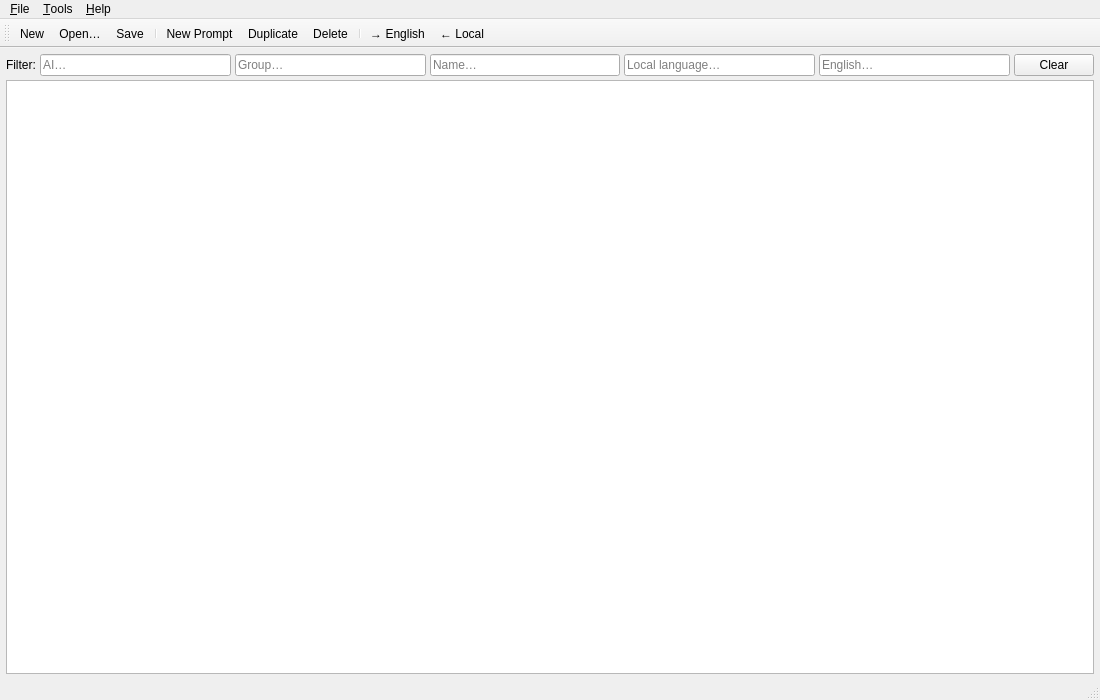
<?xml version="1.0" encoding="UTF-8"?>
<ui version="4.0">
 <class>MainWindow</class>
 <widget class="QMainWindow" name="MainWindow">
  <property name="geometry">
   <rect>
    <x>0</x>
    <y>0</y>
    <width>1100</width>
    <height>700</height>
   </rect>
  </property>
  <property name="windowTitle">
   <string>PBPrompt</string>
  </property>
  <widget class="QWidget" name="centralwidget">
   <layout class="QVBoxLayout" name="verticalLayout">
    <property name="spacing">
     <number>4</number>
    </property>
    <property name="leftMargin">
     <number>6</number>
    </property>
    <property name="topMargin">
     <number>6</number>
    </property>
    <property name="rightMargin">
     <number>6</number>
    </property>
    <property name="bottomMargin">
     <number>4</number>
    </property>
    <item>
     <layout class="QHBoxLayout" name="filterLayout">
      <property name="spacing">
       <number>4</number>
      </property>
      <item>
       <widget class="QLabel" name="filterLabel">
        <property name="text">
         <string>Filter:</string>
        </property>
        <property name="minimumWidth">
         <number>40</number>
        </property>
       </widget>
      </item>
      <item>
       <widget class="QLineEdit" name="filterAi">
        <property name="placeholderText">
         <string>AI…</string>
        </property>
        <property name="clearButtonEnabled">
         <bool>true</bool>
        </property>
       </widget>
      </item>
      <item>
       <widget class="QLineEdit" name="filterGroup">
        <property name="placeholderText">
         <string>Group…</string>
        </property>
        <property name="clearButtonEnabled">
         <bool>true</bool>
        </property>
       </widget>
      </item>
      <item>
       <widget class="QLineEdit" name="filterName">
        <property name="placeholderText">
         <string>Name…</string>
        </property>
        <property name="clearButtonEnabled">
         <bool>true</bool>
        </property>
       </widget>
      </item>
      <item>
       <widget class="QLineEdit" name="filterLocal">
        <property name="placeholderText">
         <string>Local language…</string>
        </property>
        <property name="clearButtonEnabled">
         <bool>true</bool>
        </property>
       </widget>
      </item>
      <item>
       <widget class="QLineEdit" name="filterEnglish">
        <property name="placeholderText">
         <string>English…</string>
        </property>
        <property name="clearButtonEnabled">
         <bool>true</bool>
        </property>
       </widget>
      </item>
      <item>
       <widget class="QPushButton" name="clearFiltersButton">
        <property name="text">
         <string>Clear</string>
        </property>
        <property name="maximumWidth">
         <number>60</number>
        </property>
        <property name="toolTip">
         <string>Clear all filters</string>
        </property>
       </widget>
      </item>
     </layout>
    </item>
    <item>
     <widget class="PromptTableView" name="tableView">
      <property name="selectionBehavior">
       <enum>QAbstractItemView::SelectRows</enum>
      </property>
      <property name="selectionMode">
       <enum>QAbstractItemView::ExtendedSelection</enum>
      </property>
      <property name="alternatingRowColors">
       <bool>true</bool>
      </property>
      <property name="sortingEnabled">
       <bool>false</bool>
      </property>
      <property name="wordWrap">
       <bool>false</bool>
      </property>
     </widget>
    </item>
   </layout>
  </widget>
  <widget class="QMenuBar" name="menubar">
   <property name="geometry">
    <rect>
     <x>0</x>
     <y>0</y>
     <width>1100</width>
     <height>24</height>
    </rect>
   </property>
   <widget class="QMenu" name="menuFile">
    <property name="title">
     <string>&amp;File</string>
    </property>
    <widget class="QMenu" name="menuRecentFiles">
     <property name="title">
      <string>Recent &amp;Files</string>
     </property>
    </widget>
    <widget class="QMenu" name="menuImportYaml">
     <property name="title">
      <string>Import &amp;YAML</string>
     </property>
     <addaction name="actionImportYamlAdd"/>
     <addaction name="actionImportYamlReplace"/>
    </widget>
    <addaction name="actionFileNew"/>
    <addaction name="actionFileOpen"/>
    <addaction name="menuRecentFiles"/>
    <addaction name="separator"/>
    <addaction name="actionFileSave"/>
    <addaction name="actionFileSaveAs"/>
    <addaction name="separator"/>
    <addaction name="menuImportYaml"/>
    <addaction name="actionExportYaml"/>
    <addaction name="separator"/>
    <addaction name="actionFileClose"/>
    <addaction name="separator"/>
    <addaction name="actionFileQuit"/>
   </widget>
   <widget class="QMenu" name="menuTools">
    <property name="title">
     <string>&amp;Tools</string>
    </property>
    <addaction name="actionToolsOptions"/>
    <addaction name="separator"/>
    <addaction name="actionRefreshThumbnails"/>
   </widget>
   <widget class="QMenu" name="menuHelp">
    <property name="title">
     <string>&amp;Help</string>
    </property>
    <addaction name="actionHelpAbout"/>
   </widget>
   <addaction name="menuFile"/>
   <addaction name="menuTools"/>
   <addaction name="menuHelp"/>
  </widget>
  <widget class="QToolBar" name="mainToolBar">
   <attribute name="toolBarArea">
    <enum>TopToolBarArea</enum>
   </attribute>
   <addaction name="actionFileNew"/>
   <addaction name="actionFileOpen"/>
   <addaction name="actionFileSave"/>
   <addaction name="separator"/>
   <addaction name="actionNewPrompt"/>
   <addaction name="actionDuplicatePrompt"/>
   <addaction name="actionDeletePrompts"/>
   <addaction name="separator"/>
   <addaction name="actionTranslateToEnglish"/>
   <addaction name="actionTranslateFromEnglish"/>
  </widget>
  <widget class="QStatusBar" name="statusbar"/>
  <action name="actionFileNew">
   <property name="text">
    <string>&amp;New</string>
   </property>
   <property name="shortcut">
    <string>Ctrl+N</string>
   </property>
   <property name="toolTip">
    <string>New file</string>
   </property>
  </action>
  <action name="actionFileOpen">
   <property name="text">
    <string>&amp;Open…</string>
   </property>
   <property name="shortcut">
    <string>Ctrl+O</string>
   </property>
   <property name="toolTip">
    <string>Open a prompt file</string>
   </property>
  </action>
  <action name="actionFileSave">
   <property name="text">
    <string>&amp;Save</string>
   </property>
   <property name="shortcut">
    <string>Ctrl+S</string>
   </property>
   <property name="toolTip">
    <string>Save the current file</string>
   </property>
  </action>
  <action name="actionFileSaveAs">
   <property name="text">
    <string>Save &amp;As…</string>
   </property>
   <property name="shortcut">
    <string>Ctrl+Shift+S</string>
   </property>
   <property name="toolTip">
    <string>Save to a new file</string>
   </property>
  </action>
  <action name="actionFileClose">
   <property name="text">
    <string>&amp;Close</string>
   </property>
   <property name="shortcut">
    <string>Ctrl+W</string>
   </property>
   <property name="toolTip">
    <string>Close current file</string>
   </property>
  </action>
  <action name="actionFileQuit">
   <property name="text">
    <string>&amp;Quit</string>
   </property>
   <property name="shortcut">
    <string>Ctrl+Q</string>
   </property>
   <property name="toolTip">
    <string>Quit PBPrompt</string>
   </property>
  </action>
  <action name="actionToolsOptions">
   <property name="text">
    <string>&amp;Options…</string>
   </property>
   <property name="shortcut">
    <string>Ctrl+,</string>
   </property>
   <property name="toolTip">
    <string>Open settings dialog</string>
   </property>
  </action>
  <action name="actionHelpAbout">
   <property name="text">
    <string>&amp;About…</string>
   </property>
   <property name="shortcut">
    <string>F1</string>
   </property>
   <property name="toolTip">
    <string>About PBPrompt</string>
   </property>
  </action>
  <action name="actionNewPrompt">
   <property name="text">
    <string>New Prompt</string>
   </property>
   <property name="shortcut">
    <string>Ins</string>
   </property>
   <property name="toolTip">
    <string>Add a new prompt entry</string>
   </property>
  </action>
  <action name="actionDuplicatePrompt">
   <property name="text">
    <string>Duplicate</string>
   </property>
   <property name="shortcut">
    <string>Ctrl+D</string>
   </property>
   <property name="toolTip">
    <string>Duplicate the current row</string>
   </property>
  </action>
  <action name="actionDeletePrompts">
   <property name="text">
    <string>Delete</string>
   </property>
   <property name="shortcut">
    <string>Del</string>
   </property>
   <property name="toolTip">
    <string>Delete selected prompts</string>
   </property>
  </action>
  <action name="actionTranslateToEnglish">
   <property name="text">
    <string>→ English</string>
   </property>
   <property name="shortcut">
    <string>F6</string>
   </property>
   <property name="toolTip">
    <string>Translate selected rows to English</string>
   </property>
  </action>
  <action name="actionTranslateFromEnglish">
   <property name="text">
    <string>← Local</string>
   </property>
   <property name="shortcut">
    <string>F7</string>
   </property>
   <property name="toolTip">
    <string>Translate selected rows from English</string>
   </property>
  </action>
  <action name="actionImportYamlAdd">
   <property name="text">
    <string>Add entries…</string>
   </property>
   <property name="shortcut">
    <string>Ctrl+I</string>
   </property>
   <property name="toolTip">
    <string>Import YAML file (append)</string>
   </property>
  </action>
  <action name="actionImportYamlReplace">
   <property name="text">
    <string>Replace all…</string>
   </property>
   <property name="shortcut">
    <string>Ctrl+Shift+I</string>
   </property>
   <property name="toolTip">
    <string>Import YAML file (replace all)</string>
   </property>
  </action>
  <action name="actionExportYaml">
   <property name="text">
    <string>Export &amp;YAML…</string>
   </property>
   <property name="shortcut">
    <string>Ctrl+E</string>
   </property>
   <property name="toolTip">
    <string>Export YAML file</string>
   </property>
  </action>
  <action name="actionRefreshThumbnails">
   <property name="text">
    <string>Refresh Thumbnails</string>
   </property>
   <property name="shortcut">
    <string>Ctrl+R</string>
   </property>
   <property name="toolTip">
    <string>Regenerate all thumbnails from stored images</string>
   </property>
  </action>
 </widget>
 <customwidgets>
  <customwidget>
   <class>PromptTableView</class>
   <extends>QTableView</extends>
   <header>pbprompt.gui.models</header>
   <container>0</container>
  </customwidget>
 </customwidgets>
 <resources/>
 <connections/>
</ui>
